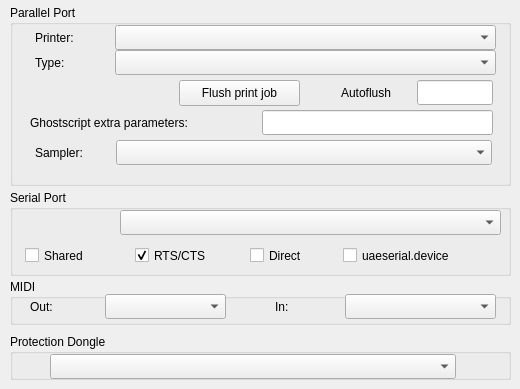
      <widget class="QWidget" name="tab_host_ioports">
       <attribute name="title">
        <string>IO ports</string>
       </attribute>
       <widget class="QGroupBox" name="groupBox_32">
        <property name="geometry">
         <rect>
          <x>10</x>
          <y>5</y>
          <width>501</width>
          <height>181</height>
         </rect>
        </property>
        <property name="title">
         <string>Parallel Port</string>
        </property>
        <widget class="QComboBox" name="comboBox">
         <property name="geometry">
          <rect>
           <x>105</x>
           <y>20</y>
           <width>381</width>
           <height>25</height>
          </rect>
         </property>
        </widget>
        <widget class="QLabel" name="label_46">
         <property name="geometry">
          <rect>
           <x>25</x>
           <y>25</y>
           <width>76</width>
           <height>16</height>
          </rect>
         </property>
         <property name="text">
          <string>Printer:</string>
         </property>
        </widget>
        <widget class="QLabel" name="label_47">
         <property name="geometry">
          <rect>
           <x>25</x>
           <y>50</y>
           <width>76</width>
           <height>16</height>
          </rect>
         </property>
         <property name="text">
          <string>Type:</string>
         </property>
        </widget>
        <widget class="QComboBox" name="comboBox_2">
         <property name="geometry">
          <rect>
           <x>105</x>
           <y>45</y>
           <width>381</width>
           <height>25</height>
          </rect>
         </property>
        </widget>
        <widget class="QPushButton" name="pushButton">
         <property name="geometry">
          <rect>
           <x>169</x>
           <y>75</y>
           <width>121</width>
           <height>26</height>
          </rect>
         </property>
         <property name="text">
          <string>Flush print job</string>
         </property>
        </widget>
        <widget class="QLineEdit" name="lineEdit_2">
         <property name="geometry">
          <rect>
           <x>407</x>
           <y>75</y>
           <width>76</width>
           <height>25</height>
          </rect>
         </property>
        </widget>
        <widget class="QLabel" name="label_48">
         <property name="geometry">
          <rect>
           <x>331</x>
           <y>80</y>
           <width>66</width>
           <height>15</height>
          </rect>
         </property>
         <property name="text">
          <string>Autoflush</string>
         </property>
        </widget>
        <widget class="QLineEdit" name="lineEdit_6">
         <property name="geometry">
          <rect>
           <x>252</x>
           <y>105</y>
           <width>231</width>
           <height>25</height>
          </rect>
         </property>
         <property name="readOnly">
          <bool>true</bool>
         </property>
        </widget>
        <widget class="QComboBox" name="comboBox_25">
         <property name="geometry">
          <rect>
           <x>106</x>
           <y>135</y>
           <width>376</width>
           <height>25</height>
          </rect>
         </property>
        </widget>
        <widget class="QLabel" name="label_49">
         <property name="geometry">
          <rect>
           <x>25</x>
           <y>140</y>
           <width>76</width>
           <height>16</height>
          </rect>
         </property>
         <property name="text">
          <string>Sampler:</string>
         </property>
        </widget>
        <widget class="QLabel" name="label_50">
         <property name="geometry">
          <rect>
           <x>20</x>
           <y>110</y>
           <width>201</width>
           <height>16</height>
          </rect>
         </property>
         <property name="text">
          <string>Ghostscript extra parameters:</string>
         </property>
        </widget>
       </widget>
       <widget class="QGroupBox" name="groupBox_33">
        <property name="geometry">
         <rect>
          <x>10</x>
          <y>190</y>
          <width>501</width>
          <height>86</height>
         </rect>
        </property>
        <property name="title">
         <string>Serial Port</string>
        </property>
        <widget class="QComboBox" name="comboBox_24">
         <property name="geometry">
          <rect>
           <x>110</x>
           <y>20</y>
           <width>381</width>
           <height>25</height>
          </rect>
         </property>
        </widget>
        <widget class="QCheckBox" name="checkBox_5">
         <property name="geometry">
          <rect>
           <x>15</x>
           <y>55</y>
           <width>84</width>
           <height>21</height>
          </rect>
         </property>
         <property name="text">
          <string>Shared</string>
         </property>
        </widget>
        <widget class="QCheckBox" name="checkBox_6">
         <property name="geometry">
          <rect>
           <x>125</x>
           <y>55</y>
           <width>84</width>
           <height>21</height>
          </rect>
         </property>
         <property name="text">
          <string>RTS/CTS</string>
         </property>
         <property name="checked">
          <bool>true</bool>
         </property>
        </widget>
        <widget class="QCheckBox" name="checkBox_7">
         <property name="geometry">
          <rect>
           <x>240</x>
           <y>55</y>
           <width>84</width>
           <height>21</height>
          </rect>
         </property>
         <property name="text">
          <string>Direct</string>
         </property>
        </widget>
        <widget class="QCheckBox" name="checkBox_8">
         <property name="geometry">
          <rect>
           <x>333</x>
           <y>55</y>
           <width>136</width>
           <height>21</height>
          </rect>
         </property>
         <property name="text">
          <string>uaeserial.device</string>
         </property>
        </widget>
       </widget>
       <widget class="QGroupBox" name="groupBox_37">
        <property name="geometry">
         <rect>
          <x>10</x>
          <y>279</y>
          <width>501</width>
          <height>46</height>
         </rect>
        </property>
        <property name="title">
         <string>MIDI</string>
        </property>
        <widget class="QLabel" name="label_35">
         <property name="geometry">
          <rect>
           <x>20</x>
           <y>20</y>
           <width>57</width>
           <height>15</height>
          </rect>
         </property>
         <property name="text">
          <string>Out:</string>
         </property>
        </widget>
        <widget class="QLabel" name="label_36">
         <property name="geometry">
          <rect>
           <x>265</x>
           <y>20</y>
           <width>57</width>
           <height>15</height>
          </rect>
         </property>
         <property name="text">
          <string>In:</string>
         </property>
        </widget>
        <widget class="QComboBox" name="comboBox_22">
         <property name="geometry">
          <rect>
           <x>95</x>
           <y>15</y>
           <width>121</width>
           <height>25</height>
          </rect>
         </property>
        </widget>
        <widget class="QComboBox" name="comboBox_23">
         <property name="geometry">
          <rect>
           <x>335</x>
           <y>15</y>
           <width>151</width>
           <height>25</height>
          </rect>
         </property>
        </widget>
       </widget>
       <widget class="QGroupBox" name="groupBox_38">
        <property name="geometry">
         <rect>
          <x>10</x>
          <y>334</y>
          <width>501</width>
          <height>46</height>
         </rect>
        </property>
        <property name="title">
         <string>Protection Dongle</string>
        </property>
        <widget class="QComboBox" name="comboBox_21">
         <property name="geometry">
          <rect>
           <x>40</x>
           <y>20</y>
           <width>406</width>
           <height>25</height>
          </rect>
         </property>
        </widget>
       </widget>
      </widget>
